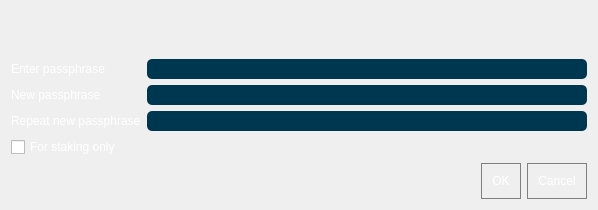
<?xml version="1.0" encoding="UTF-8"?>
<ui version="4.0">
 <class>AskPassphraseDialog</class>
 <widget class="QDialog" name="AskPassphraseDialog">
  <property name="geometry">
   <rect>
    <x>0</x>
    <y>0</y>
    <width>598</width>
    <height>210</height>
   </rect>
  </property>
  <property name="sizePolicy">
   <sizepolicy hsizetype="Preferred" vsizetype="Minimum">
    <horstretch>0</horstretch>
    <verstretch>0</verstretch>
   </sizepolicy>
  </property>
  <property name="minimumSize">
   <size>
    <width>550</width>
    <height>0</height>
   </size>
  </property>
  <property name="windowTitle">
   <string>Passphrase Dialog</string>
  </property>
  <property name="styleSheet">
   <string notr="true">background:'#0a2634';color:white</string>
  </property>
  <layout class="QVBoxLayout" name="verticalLayout">
   <item>
    <widget class="QLabel" name="warningLabel">
     <property name="styleSheet">
      <string notr="true">color:white</string>
     </property>
     <property name="textFormat">
      <enum>Qt::RichText</enum>
     </property>
     <property name="wordWrap">
      <bool>true</bool>
     </property>
    </widget>
   </item>
   <item>
    <layout class="QFormLayout" name="formLayout">
     <property name="fieldGrowthPolicy">
      <enum>QFormLayout::AllNonFixedFieldsGrow</enum>
     </property>
     <item row="0" column="0">
      <widget class="QLabel" name="passLabel1">
       <property name="styleSheet">
        <string notr="true">color:white</string>
       </property>
       <property name="text">
        <string>Enter passphrase</string>
       </property>
      </widget>
     </item>
     <item row="0" column="1">
      <widget class="QLineEdit" name="passEdit1">
       <property name="styleSheet">
        <string notr="true">background:#003750;
color:white;
padding:2px;
border-radius:5px;</string>
       </property>
       <property name="echoMode">
        <enum>QLineEdit::Password</enum>
       </property>
      </widget>
     </item>
     <item row="1" column="0">
      <widget class="QLabel" name="passLabel2">
       <property name="styleSheet">
        <string notr="true">color:white</string>
       </property>
       <property name="text">
        <string>New passphrase</string>
       </property>
      </widget>
     </item>
     <item row="1" column="1">
      <widget class="QLineEdit" name="passEdit2">
       <property name="styleSheet">
        <string notr="true">background:#003750;
color:white;
padding:2px;
border-radius:5px;</string>
       </property>
       <property name="echoMode">
        <enum>QLineEdit::Password</enum>
       </property>
      </widget>
     </item>
     <item row="2" column="0">
      <widget class="QLabel" name="passLabel3">
       <property name="styleSheet">
        <string notr="true">color:white</string>
       </property>
       <property name="text">
        <string>Repeat new passphrase</string>
       </property>
      </widget>
     </item>
     <item row="2" column="1">
      <widget class="QLineEdit" name="passEdit3">
       <property name="styleSheet">
        <string notr="true">background:#003750;
color:white;
padding:2px;
border-radius:5px;</string>
       </property>
       <property name="echoMode">
        <enum>QLineEdit::Password</enum>
       </property>
      </widget>
     </item>
     <item row="3" column="0">
      <widget class="QCheckBox" name="stakingCheckBox">
       <property name="enabled">
        <bool>true</bool>
       </property>
       <property name="visible">
        <bool>false</bool>
       </property>
       <property name="toolTip">
        <string>Serves to disable the trivial sendmoney when OS account compromised. Provides no real security.</string>
       </property>
       <property name="text">
        <string>For staking only</string>
       </property>
      </widget>
     </item>
     <item row="3" column="1">
      <widget class="QLabel" name="capsLabel">
       <property name="styleSheet">
        <string notr="true">color:red</string>
       </property>
       <property name="text">
        <string/>
       </property>
      </widget>
     </item>
    </layout>
   </item>
   <item>
    <widget class="QDialogButtonBox" name="buttonBox">
     <property name="styleSheet">
      <string notr="true">QPushButton { 
 background-color: &quot;#002d3f&quot;;
	border:1px solid gray;
	color:white;
	outline: none;
	padding:10px;
}

QPushButton:pressed {
   background-color: &quot;#002d3f&quot;;
border:1px solid gray;
	color:white;

}
QPushButton:focus:pressed { 
    background: &quot;#003750&quot;;
	border:1px solid #0adbf0;
	color:white;

 }
QPushButton:focus { 
   background-color: &quot;#002d3f&quot;;
	border:1px solid gray;
	color:white;

}
QPushButton:hover {
     background-color: &quot;#002d3f&quot;;
	border:1px solid #0adbf0;
 }
QPushButton:checked { 
     background-color: &quot;#002d3f&quot;;
border:1px solid gray;
	color:white;

 }
QPushButton:disabled { 
    background:'#0a2634';
color:gray;
border:1px solid gray;
 }
</string>
     </property>
     <property name="orientation">
      <enum>Qt::Horizontal</enum>
     </property>
     <property name="standardButtons">
      <set>QDialogButtonBox::Cancel|QDialogButtonBox::Ok</set>
     </property>
    </widget>
   </item>
  </layout>
 </widget>
 <resources/>
 <connections>
  <connection>
   <sender>buttonBox</sender>
   <signal>accepted()</signal>
   <receiver>AskPassphraseDialog</receiver>
   <slot>accept()</slot>
   <hints>
    <hint type="sourcelabel">
     <x>257</x>
     <y>200</y>
    </hint>
    <hint type="destinationlabel">
     <x>157</x>
     <y>209</y>
    </hint>
   </hints>
  </connection>
  <connection>
   <sender>buttonBox</sender>
   <signal>rejected()</signal>
   <receiver>AskPassphraseDialog</receiver>
   <slot>reject()</slot>
   <hints>
    <hint type="sourcelabel">
     <x>325</x>
     <y>200</y>
    </hint>
    <hint type="destinationlabel">
     <x>286</x>
     <y>209</y>
    </hint>
   </hints>
  </connection>
 </connections>
</ui>
